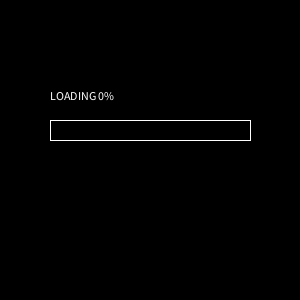
Frame 1 (no input)
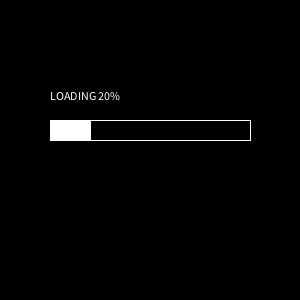
Frame 60 (the mouse pressed at the canvas centre just before this capture)
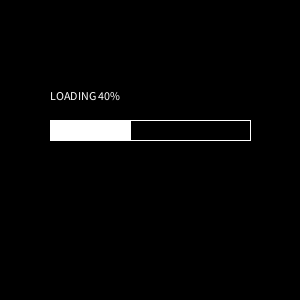
Frame 120 (the mouse held since frame 60 and released just before this capture)

The Processing sketch that drew these frames (run headless with seeded random() and noise(); from frame 60 on, the mouse is pressed at the canvas centre):

// Processing sketch: processing_42950
// ── processing_42950.pde

void setup() {
  size(300, 300);
  background(0);
  fill(255);
  strokeWeight(1);
  stroke(255);
}
int saveMe = 0;
boolean reset = false; 
void mouseClicked(){
   saveMe = frameCount/3; 
}
void draw() {
  background(0);
  //int bar = frameCount
  int loaded = frameCount/3 - saveMe;
  if (loaded <= 100) {
    boolean barscreen = true;
    String loading= "LOADING " + loaded + "%";
    text(loading, 50, 100);
    noFill();
    rect(50, 120, 200, 20);
    fill(255);
    rect(50, 120, loaded*2, 20);
  }
    if (loaded > 100) {
      fill(0);
      rect(-3,-3, 303,303);
      fill(255);
      text("DONE! CLICK TO RESET", 80, 150);
  }
}
